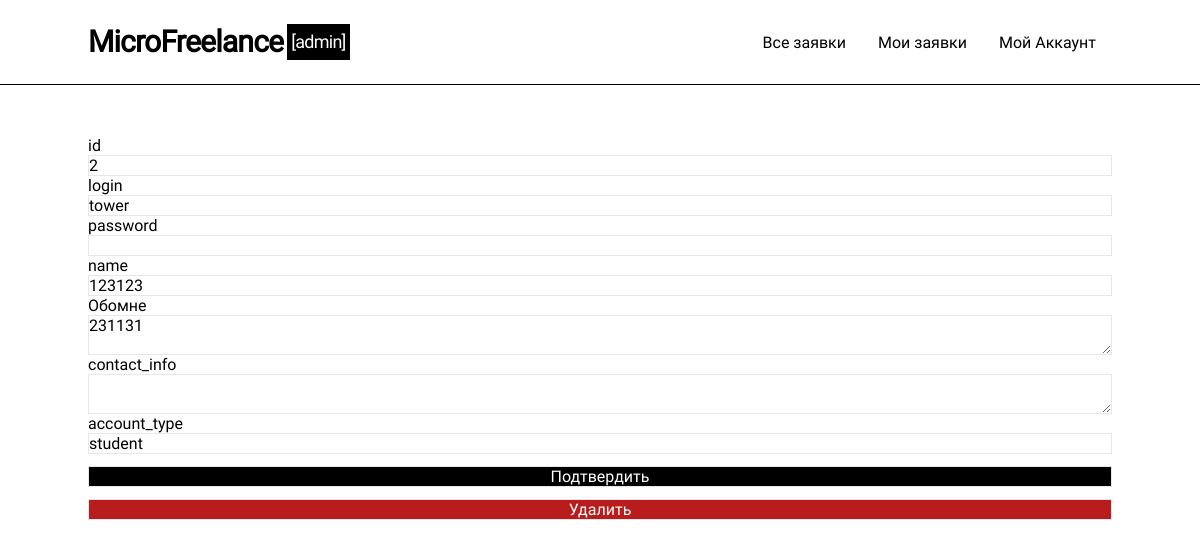
Before: /admin/2 (signed in) with the older database file.
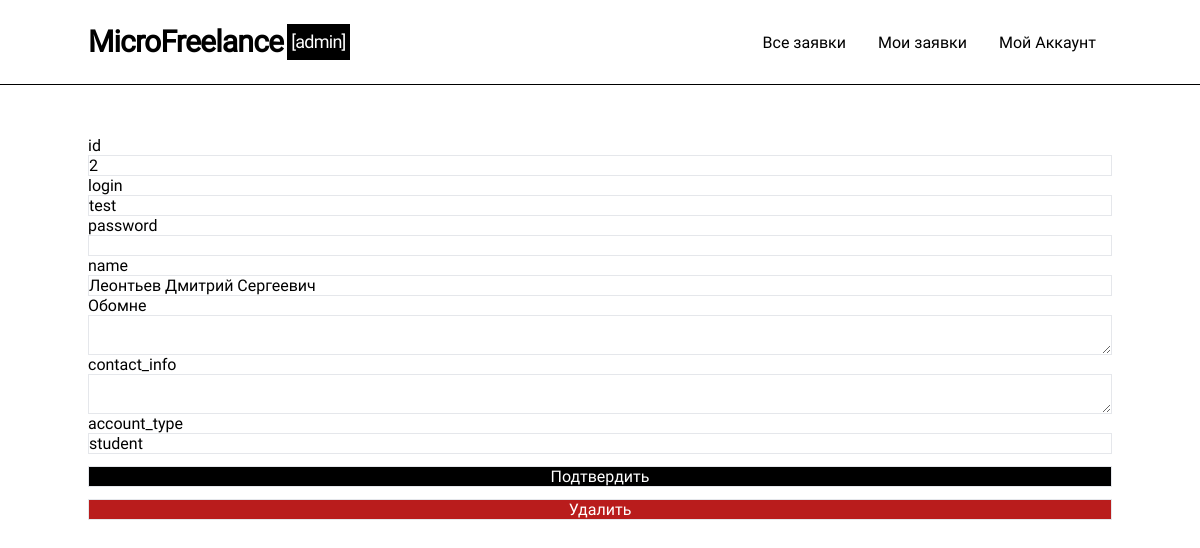
After: the same page with the newer database file.
### models.py (models this page shows, shortened)
class User(UserMixin, db.Model):
    __table_name__ = "users"
    id: Mapped[int]                         = mapped_column(primary_key=True)
    login: Mapped[str]                      = mapped_column(String(64), index=True, unique=True)
    password_hash: Mapped[Optional[str]]    = mapped_column(String(256))
    name: Mapped[Optional[str]]             = mapped_column(String(64))
    aboutme: Mapped[Optional[str]]          = mapped_column(String(256))
    contact_info: Mapped[Optional[str]]     = mapped_column(String(256))
    account_type: Mapped[str]               = mapped_column(String(256), default='student')

### routes.py (the view, shortened to what this page needs)
@app.route('/admin/<user_id>', methods=['GET', 'POST'])
@login_required
def admin_panel_edit_user(user_id):
    if current_user.account_type != "admin":
        abort(418)
    user = db.session.scalar(sa.select(User).where(User.id == user_id))
    form = AdminUserEditForm()
    form.aboutme.data = user.aboutme
    return render_template('admin/admin_user_edit.html', user=user, form=form)

### forms.py
class AdminUserEditForm(FlaskForm):
    id = StringField('id')
    login = StringField('login')
    password = StringField('password')
    name = StringField('name')
    aboutme = TextAreaField('Обомне', validators=[DataRequired()])
    contact_info = TextAreaField('contact_info')
    account_type = StringField('account_type')
    submit = SubmitField('Подтвердить')

### models.py (called while the page is built)
@login.user_loader
def load_user(id):
  return db.session.get(User, int(id))

### templates/admin/admin_user_edit.html (shortened to what this page needs)
{% extends "base/base.html" %}
{% block content %}
<form method="POST" enctype='multipart/form-data'>
    <div class="flex-col flex">
        {{form.id.label}}
        {{form.id(class='border', value=user.id)}}
        {{form.login.label}}
        {{form.login(class='border', value=user.login)}}
        {{form.password.label}}
        {{form.password(class='border')}}
        {{form.name.label}}
        {{form.name(class='border', value=user.name)}}
        {{form.aboutme.label}}
        {{form.aboutme(class='border')}}
        {{form.contact_info.label}}
        {{form.contact_info(class='border', value=user.contact_info)}}
        {{form.account_type.label}}
        {{form.account_type(class='border', value=user.account_type)}}
        {{form.submit(class='border bg-black text-white cursor-pointer mt-3 text-center')}}
        <a class="border bg-red-700 text-white cursor-pointer mt-3 text-center" href="/admin-delete-user/{{user.id}}">Удалить</a>
    </div>
</form>
{% endblock %}

Changed rows visible on the page:
changed User "student": login "tower" → "test"; name "123123" → "Леонтьев Дмитрий Сергеевич"; aboutme "231131" → (not shown)
